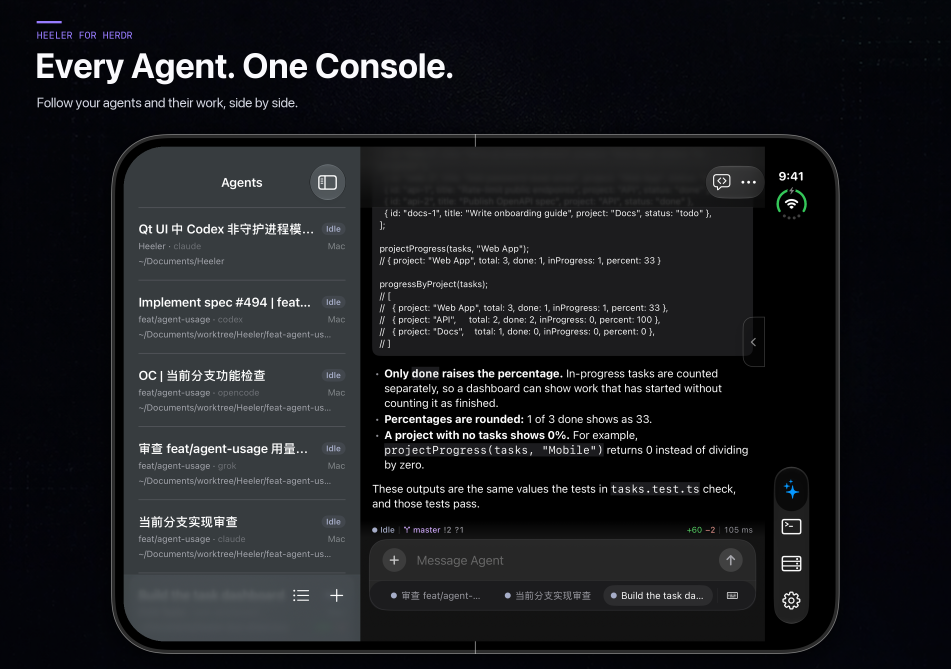
#> input picture output/app-store/iphone-duo/source/frame-template.png, 2853 x 2007 px (shown at 1/3 size)
$ python compose_mockups.py
#> lines starting #> are read from the running program, lines starting #| are printed output that depends on the picture; after the words box and inside, x2 and y2 are one past the last pixel; in counts of white or black regions, pixels touching at a corner belong together
### output/app-store/iphone-duo/reletter_eyebrow.py
#!/usr/bin/env python3
"""Replace the eyebrow line baked into an iPhone Duo App Store screenshot.

Seven images of this slot exist only in App Store Connect, and the frame
template of the first carries its eyebrow too. This covers the old line with
the empty background beside it and writes the new one in the image's own
accent, which it reads from the bar above. No application pixels are touched.

    python3 reletter_eyebrow.py downloaded.png [more.png ...] --out DIR
"""
from __future__ import annotations

import argparse
from pathlib import Path

from PIL import Image, ImageDraw, ImageFont

MONO = "/System/Library/Fonts/SFNSMono.ttf"
EYEBROW = "HEELER FOR IPHONE"
SIZE = (2853, 2007)
# The old line sits in this band; the patch comes from the same rows further right.
BAND = (100, 84, 520, 126)
DONOR_X = 560
BASELINE = (110, 116)
BAR = (147, 66)


def reletter(image: Image.Image) -> Image.Image:
    if image.size != SIZE:
        raise ValueError(f"Not an iPhone Duo screenshot: {image.size}")
    image = image.convert("RGB")
    accent = image.getpixel(BAR)
    if max(accent) < 120:
        raise ValueError(f"No accent bar at {BAR}: {accent}")
    width = BAND[2] - BAND[0]
    donor = image.crop((DONOR_X, BAND[1], DONOR_X + width, BAND[3]))
    if max(max(pixel) for pixel in donor.get_flattened_data()) > 60:
        raise ValueError("The background beside the eyebrow is not empty")
    image.paste(donor, BAND[:2])
    font = ImageFont.truetype(MONO, 29)
    font.set_variation_by_name("Medium")
    ImageDraw.Draw(image).text(BASELINE, EYEBROW, font=font, fill=accent, anchor="ls")
    return image


# [10 lines left out: function main, not called in this run]


# [2 lines that do not run on import are left out]

### output/app-store/iphone-duo/compose_mockups.py
#!/usr/bin/env python3
"""Paint landscape iPhone Duo captures into their framed App Store templates.

A template keeps the background, title, bezel and hinge marks. Only pixels
inside the rounded screen shape are replaced.
"""
from pathlib import Path

from PIL import Image, ImageDraw

from reletter_eyebrow import reletter

ROOT = Path(__file__).parent
SCREEN_LEFT, SCREEN_TOP, SCREEN_WIDTH, SCREEN_HEIGHT = 371, 440, 2110, 1484
CORNER_RADIUS = 122
SUPERSAMPLE = 4

# Export name, its template, and whether the template's eyebrow still names herdr.
MOCKUPS = (
    ("01-console-and-chat", "frame-template.png", True),
    ("03-chat", "03-chat-template.png", False),
)


def screen_mask() -> Image.Image:
    size = (SCREEN_WIDTH * SUPERSAMPLE, SCREEN_HEIGHT * SUPERSAMPLE)
    mask = Image.new("L", size, 0)
#> mask: PIL image 8440x5936 L; every value is 0
    ImageDraw.Draw(mask).rounded_rectangle(
        (0, 0, size[0] - 1, size[1] - 1), CORNER_RADIUS * SUPERSAMPLE, fill=255
    )
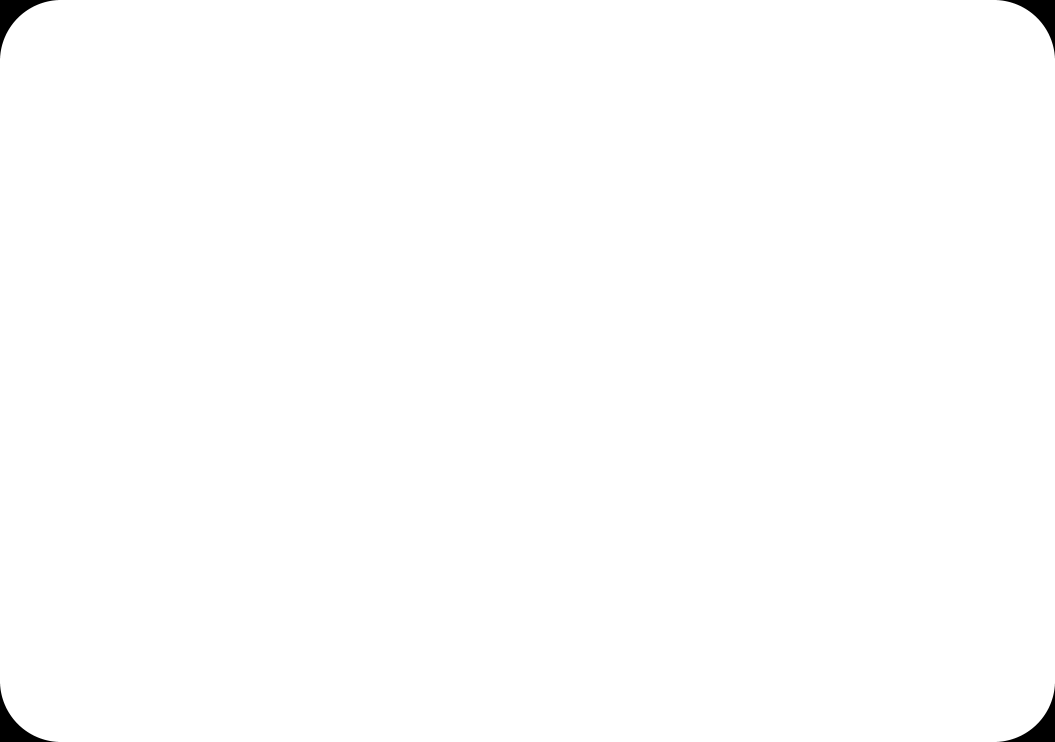
#> mask: PIL image 8440x5936 L (shown at 1/8 size); 99.6% white; 4 black regions, box (x1, y1, x2, y2) and area: (0, 0, 466, 466) 51241, (7974, 0, 8440, 466) 51241, (0, 5470, 466, 5936) 51241, (7974, 5470, 8440, 5936) 51241
    return mask.resize((SCREEN_WIDTH, SCREEN_HEIGHT), Image.LANCZOS)


def main() -> None:
    mask = screen_mask()
    for name, template_name, names_herdr in MOCKUPS:
        template = Image.open(ROOT / "source" / template_name).convert("RGB")
#> template is the input picture: PIL image 2853x2007 RGB; mean R, G, B 26, 27.3, 30.5
        if names_herdr:
            template = reletter(template)
#> in reletter, `accent = image.getpixel(BAR)`: accent = (152, 124, 255)
#> in reletter, `donor = image.crop((DONOR_X, BAND[1], DONOR_X + width, BAND[3]))`:
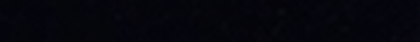
#> donor: PIL image 420x42 RGB; mean R, G, B 4.67, 5.48, 11.93
        capture = Image.open(ROOT / f"source/{name}-capture.png").convert("RGB")
        screen = capture.resize((SCREEN_WIDTH, SCREEN_HEIGHT), Image.LANCZOS)
        template.paste(screen, (SCREEN_LEFT, SCREEN_TOP), mask)
        template.save(ROOT / f"exports/{name}.png", optimize=True)


if __name__ == "__main__":
#> (the run stopped early here; a loop or call above may not have finished)
